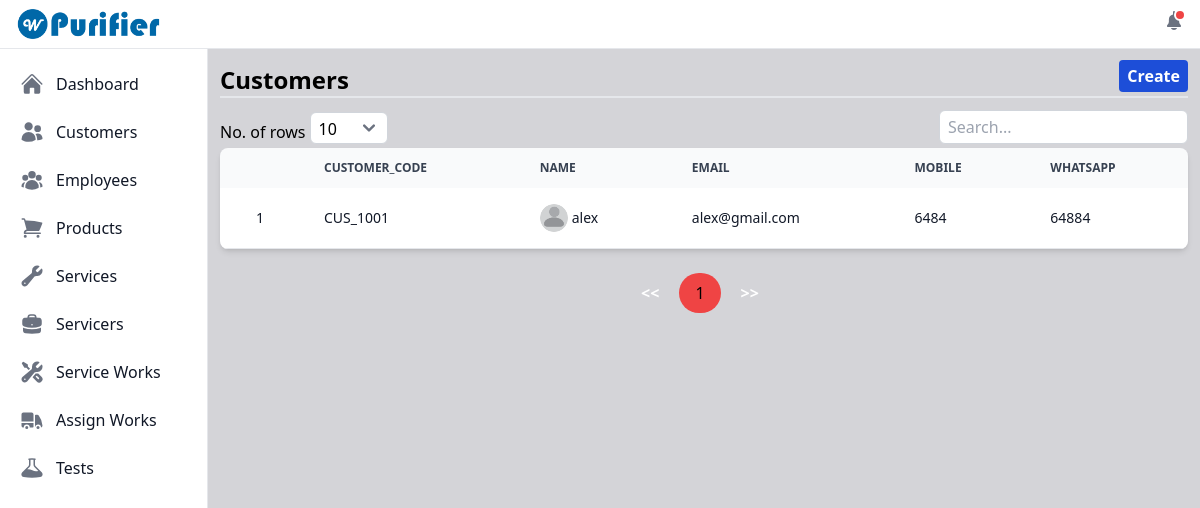
Before: /view_customers/ (signed in) with the older database file.
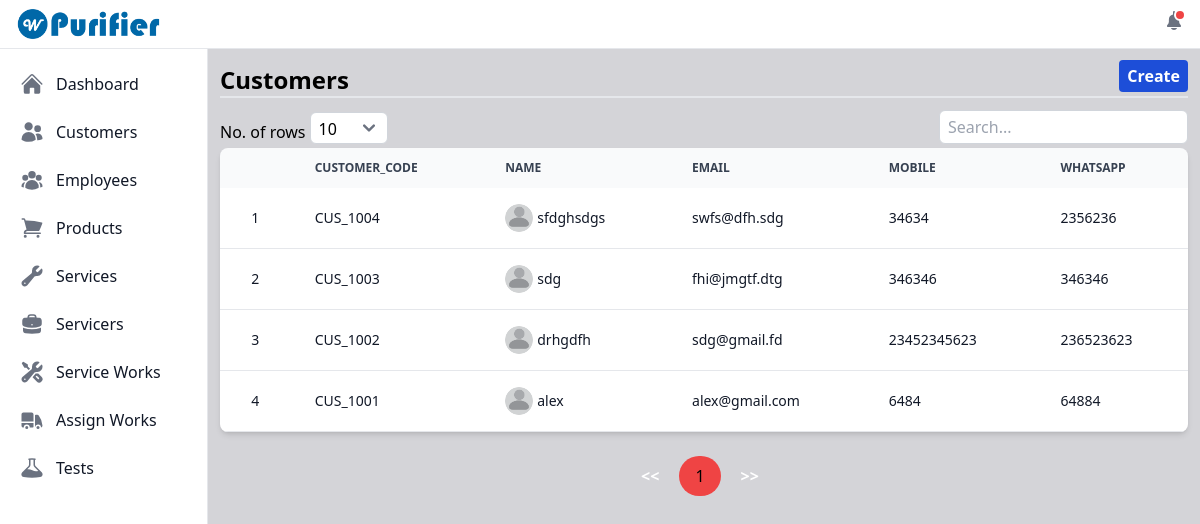
After: the same page with the newer database file.
### purifier/models.py (models this page shows, shortened)
class Customer(models.Model):
    id = models.UUIDField(primary_key=True, default=uuid.uuid4, unique=True, editable=False)
    profile = models.ImageField(null=True, blank=True, upload_to="customer_profiles/")
    name = models.CharField(max_length=50)
    email = models.EmailField(unique=True)
    address = models.TextField()
    mobile = models.CharField(max_length=20)
    whatsapp_number = models.CharField(max_length=20)
    installed_product = models.ManyToManyField(Product, blank=True)
    customer_code = models.CharField(max_length=50, blank=True, unique=True)
    location = models.CharField(max_length=250, null=True, blank=True)
    initial_password = models.CharField(max_length=150, blank=True, null=True)
    created_on = models.DateField(auto_now_add=True)

### purifier/views.py (the view)
# urls.py: path('view_customers/', views.viewCustomers, name='view_customers'),
@login_required
def viewCustomers(request):
    customers = Customer.objects.all().order_by('-customer_code')
    customers_exists = customers.exists()
    context = {'customers': customers, 'customers_exists': customers_exists}
    return render(request, 'customer/view_customers.html', context)

### user_management/models.py (called while the page is built)
    def __str__(self):
        return self.username

### purifier/templates/customer/view_customers.html (shortened to what the changed rows need)
{% extends "index.html" %}
{% load static %}
{% block content %}
    <div class="mt-3">
        {% if customers_exists %}
            <div class="relative overflow-x-auto shadow-md sm:rounded-lg">
                <table id="customers_table" class="w-full text-sm text-left rtl:text-right text-gray-500 dark:text-gray-400">
                    <thead class="text-xs text-gray-700 uppercase bg-gray-50 dark:bg-gray-700 dark:text-gray-400">
                        <tr>
                            <th scope="col" class="px-6 py-3 text-center"></th>
                            <th scope="col" class="px-6 py-3">Customer_code</th>
                            <th scope="col" class="px-6 py-3">Name</th>
                            <th scope="col" class="px-6 py-3">Email</th>
                            <th scope="col" class="px-6 py-3">Mobile</th>
                            <th scope="col" class="px-6 py-3">Whatsapp</th>
                        </tr>
                    </thead>
                    <tbody>
                        {% for customer in customers %}
                            <tr class="bg-white border-b dark:bg-gray-800 dark:border-gray-700 hover:bg-gray-50 dark:hover:bg-gray-600">
                                <th scope="row" class="px-6 py-4 font-medium text-gray-900 whitespace-nowrap dark:text-white text-center">{{ forloop.counter }}</th>
                                <th scope="row" class="px-6 py-4 font-medium text-gray-900 whitespace-nowrap dark:text-white">
                                    <a href="{% url "purifier:each_customer" customer.id %}">{{ customer.customer_code }}</a>
                                </th>
                                <th scope="row" class="flex items-center px-6 py-4 font-medium text-gray-900 whitespace-nowrap dark:text-white">
                                    <a href="{% url "purifier:each_customer" customer.id %}">
                                        {% if customer.profile %}
                                            <img src="{{customer.profile.url}}" alt="Profile not loading..." class="h-7 w-7 rounded-full">
                                        {% else %}
                                            <img src="{% static 'images/default.png' %}" alt="Profile not loading..." class="h-7 w-7 rounded-full">
                                        {% endif %}
                                    </a>
                                    <a href="{% url "purifier:each_customer" customer.id %}" class="ms-1">{{ customer.name }}</a>
                                </th>
                                <th scope="row" class="px-6 py-4 font-medium text-gray-900 whitespace-nowrap dark:text-white">
                                    <a href="{% url "purifier:each_customer" customer.id %}">{{ customer.email }}</a>
                                </th>
                                <th scope="row" class="px-6 py-4 font-medium text-gray-900 whitespace-nowrap dark:text-white">
                                    <a href="{% url "purifier:each_customer" customer.id %}">{{ customer.mobile }}</a>
                                </th>
                                <th scope="row" class="px-6 py-4 font-medium text-gray-900 whitespace-nowrap dark:text-white">
                                    <a href="{% url "purifier:each_customer" customer.id %}">{{ customer.whatsapp_number }}</a>
                                </th>
                            </tr>
                        {% endfor %}
                    </tbody>
                </table>
            </div>
        {% else %}
            <div class="flex justify-center">
                <span class="font-bold text-xl">No Customers added. <a href="{% url "purifier:create_customer" %}" class="text-blue-700">Create</a> a new customer.</span>
            </div>
        {% endif %}
    </div>
{% endblock content %}

Changed rows visible on the page:
added Customer: customer_code "CUS_1004", name "sfdghsdgs", email "swfs@dfh.sdg", mobile "34634", whatsapp_number "2356236"
added Customer: customer_code "CUS_1003", name "sdg", email "fhi@jmgtf.dtg", mobile "346346", whatsapp_number "346346"
added Customer: customer_code "CUS_1002", name "drhgdfh", email "sdg@gmail.fd", mobile "23452345623", whatsapp_number "236523623"
